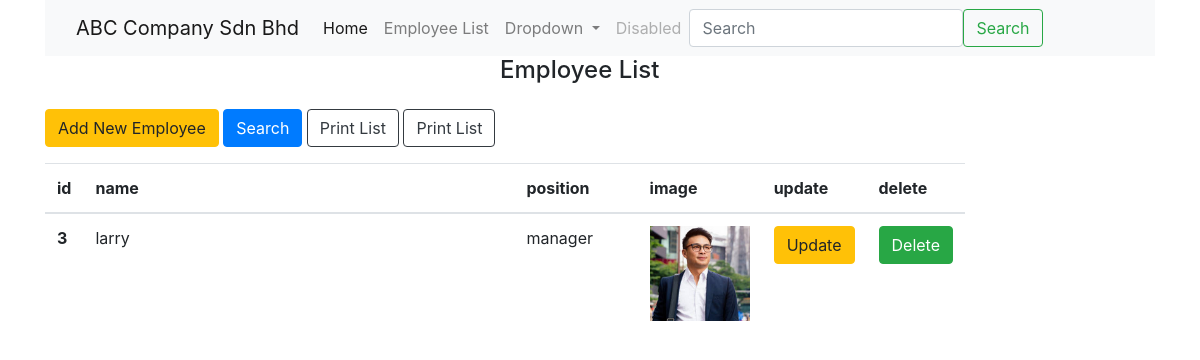
The app's page /lab6bootstrap/search.php?name=larry with its own data.
### tables this page shows
CREATE TABLE `employee` (
  `id` int(11) NOT NULL,
  `name` varchar(50) NOT NULL,
  `position` varchar(50) NOT NULL,
  `dept` varchar(15) NOT NULL,
  `username` varchar(25) NOT NULL,
  `password` varchar(15) NOT NULL
);

### lab6bootstrap/search.php (the view, shortened to what this page needs)
<?php
include "conn.php";
$name=$_GET['name'];
$name = "%".$name ."%";
$sql = "SELECT * FROM employee WHERE name LIKE '$name' ORDER BY name ASC;";
$val=$conn->query($sql);
$rows=$val;
?>
<!doctype html>
<html lang="en">
<head>
    <link rel="stylesheet" href="https://stackpath.bootstrapcdn.com/bootstrap/4.3.1/css/bootstrap.min.css">
</head>
<body>
    <div class="container">
        <div>
            <div>
                <nav class="navbar navbar-expand-lg navbar-light bg-light">
                    <div class="container-fluid">
                        <a class="navbar-brand" href="#">ABC Company Sdn Bhd</a>
                        <div class="collapse navbar-collapse" id="navbarSupportedContent">
                            <ul class="navbar-nav me-auto mb-2 mb-lg-0">
                                <li class="nav-item">
                                    <a class="nav-link active" aria-current="page" href="http://localhost/dat21303/test2b/index.php">Home</a>
                                </li>
                                <li class="nav-item">
                                    <a class="nav-link" href="index.php">Employee List</a>
                                </li>
                                <li class="nav-item dropdown">
                                    <a class="nav-link dropdown-toggle" href="#" id="navbarDropdown" role="button" data-bs-toggle="dropdown" aria-expanded="false">
                                        Dropdown
                                    </a>
                                </li>
                                <li class="nav-item">
                                    <a class="nav-link disabled" href="#" tabindex="-1" aria-disabled="true">Disabled</a>
                                </li>
                            </ul>
                            <form class="d-flex" action="search2.php" method="post" >
                                <input class="form-control me-2" type="search" name="name" placeholder="Search" aria-label="Search">
                                <button class="btn btn-outline-success" type="submit">Search</button>
                            </form>
                        </div>
                    </div>
                </nav>
            </div>
        </div>
        <div class="row">
            <div class="mx-auto" style="width: 200px;">
                <h4>Employee List</h4>
            </div>
            <div class="col-md-10 col-md-offset-3">
                <button type="button" class="btn btn-warning" data-toggle="modal" data-target="#exampleModal"> Add New Employee</button>
                <button type="button" class="btn btn-primary" data-toggle="modal" data-target="#searchModal"> Search </button>
                <button type="button" class="btn btn-outline-dark" "float-right" onclick="window.print()">Print List</button>
                <button type="button" class="btn btn-outline-dark" "float-right" onclick="search4.php">Print List</button>
                <table class="table">
                    <thead>
                        <tr>
                            <th scope="col">id</th>
                            <th scope="col">name</th>
                            <th scope="col">position</th>
                            <th scope="col">image</th>
                            <th scope="col">update</th>
                            <th scope="col">delete</th>
                        </tr>
                    </thead>
                    <tbody>
                        <tr>
                            <?php while($row=$rows->fetch_assoc()):?>
                            <th><?php echo $row['id'];?></th>
                            <td class="col-md-10"><?php echo $row['name'];?></td>
                            <td class="col-md-10"><?php echo $row['position'];?></td>
                            <td class="col-md-2"><img src="<?php echo "img/". $row['dept'];?>" alt="Girl in a jacket" width="100"></td>
                            <td><a href="update.php?id=<?php echo $row['id'];?>" class="btn btn-warning">Update</a></td>
                            <td><a href="delete.php?id=<?php echo $row['id'];?>" class="btn btn-success">Delete</a></td>
                        </tr>
                        <?php endwhile; ?>
                    </tbody>
                </table>
            </div>
        </div>
    </div>
</body>
</html>

### records on screen
employee: id "3", name "larry", position "manager", dept (picture)
